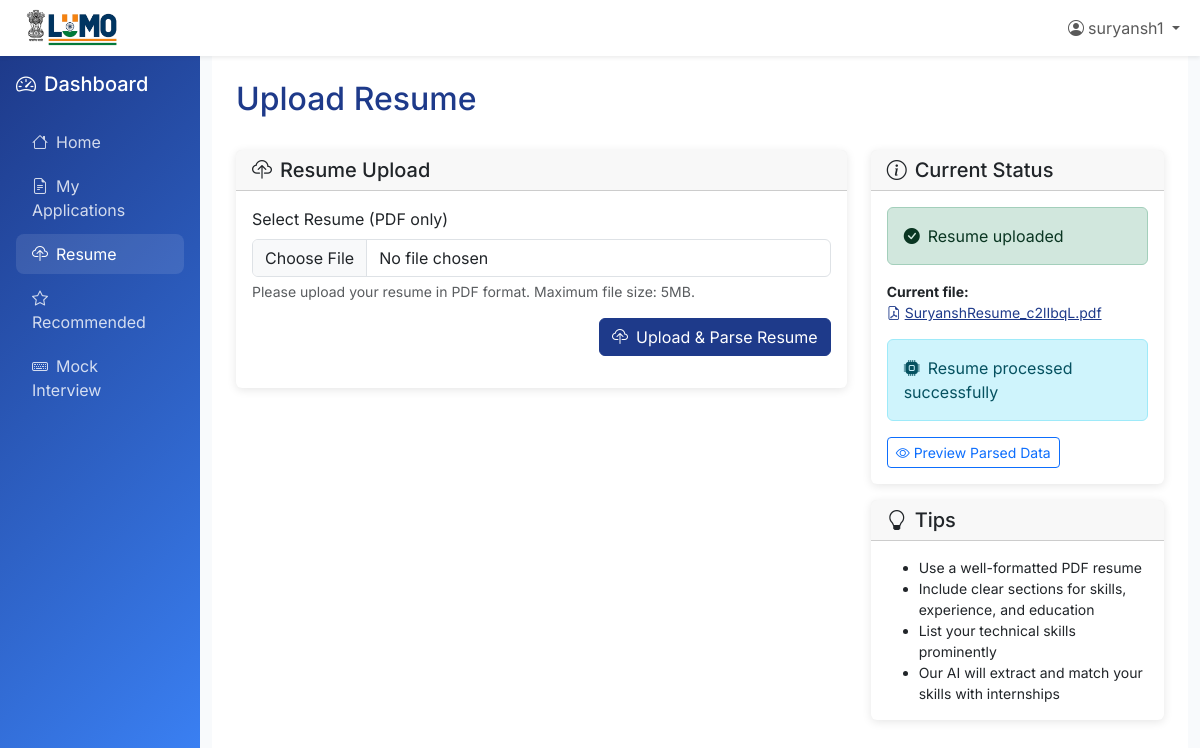
The app's page /dashboard/resume/upload/ (signed in), older data.
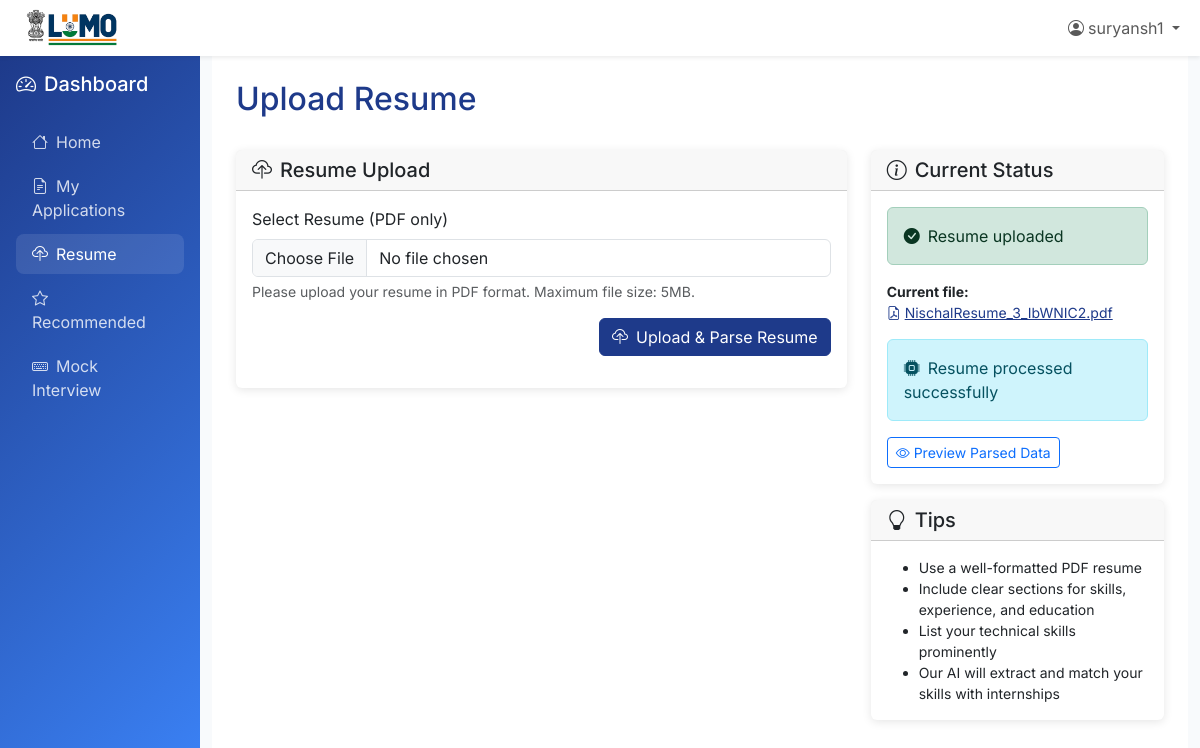
The same page, newer data.
### accounts/models.py (models this page shows, shortened)
class Student(models.Model):
    user = models.OneToOneField(User, on_delete=models.CASCADE, related_name='student_profile')
    resume = models.FileField(upload_to='resumes/', blank=True, null=True, help_text="The original resume file uploaded by the student.")
    resume_json_data = models.JSONField(null=True, blank=True, help_text="Extracted and structured data from the resume.")
    skills = models.ManyToManyField(Skill, blank=True)
    class Meta:
        verbose_name = "Student"
        verbose_name_plural = "Students"

### dashboard/views.py (the view)
# urls.py: path("resume/upload/", views.resume_upload, name="resume_upload"),
@login_required
def resume_upload(request):
    student_profile, created = Student.objects.get_or_create(user=request.user)
    return render(request, 'dashboard/resume_upload.html', {'student': student_profile})

### templates/dashboard/resume_upload.html (shortened to what this page needs)
{% extends 'dashboard/base.html' %}
{% block dashboard_content %}
<div class="d-flex justify-content-between align-items-center mb-4">
    <h1 class="h2 text-lumo">Upload Resume</h1>
</div>
<div class="row">
    <div class="col-md-8">
        <div class="card">
            <div class="card-header">
                <h5 class="mb-0"><i class="bi bi-cloud-upload me-2"></i>Resume Upload</h5>
            </div>
            <div class="card-body">
                <form id="resumeUploadForm" enctype="multipart/form-data">
                    <div class="mb-3">
                        <label for="resume" class="form-label">Select Resume (PDF only)</label>
                        <input type="file" class="form-control" id="resume" name="resume" accept=".pdf" required>
                        <div class="form-text">Please upload your resume in PDF format. Maximum file size: 5MB.</div>
                    </div>
                    <div class="d-grid gap-2 d-md-flex justify-content-md-end">
                        <button type="submit" class="btn btn-lumo" id="uploadBtn">
                            <i class="bi bi-cloud-upload me-2"></i>Upload & Parse Resume
                        </button>
                    </div>
                </form>
            </div>
        </div>
    </div>
    <div class="col-md-4">
        <div class="card">
            <div class="card-header">
                <h5 class="mb-0"><i class="bi bi-info-circle me-2"></i>Current Status</h5>
            </div>
            <div class="card-body">
                {% if student.resume %}
                    <div class="alert alert-success">
                        <i class="bi bi-check-circle-fill me-2"></i>Resume uploaded
                    </div>
                    <p class="small">
                        <strong>Current file:</strong><br>
                        <a href="{{ student.resume.url }}" target="_blank" class="text-lumo">
                            <i class="bi bi-file-earmark-pdf me-1"></i>{{ student.resume.name|cut:"resumes/" }}
                        </a>
                    </p>
                    {% if student.resume_json_data %}
                        <div class="alert alert-info mt-3">
                            <i class="bi bi-cpu-fill me-2"></i>Resume processed successfully
                        </div>
                        <a href="{% url 'resume_preview' %}" class="btn btn-outline-primary btn-sm">
                            <i class="bi bi-eye me-1"></i>Preview Parsed Data
                        </a>
                    {% endif %}
                {% else %}
                    <div class="alert alert-warning">
                        <i class="bi bi-exclamation-triangle me-2"></i>No resume uploaded
                    </div>
                    <p class="small text-muted">Upload your resume to get started with personalized recommendations.</p>
                {% endif %}
            </div>
        </div>
        <div class="card mt-3">
            <div class="card-header">
                <h5 class="mb-0"><i class="bi bi-lightbulb me-2"></i>Tips</h5>
            </div>
            <div class="card-body">
                <ul class="small mb-0">
                    <li>Use a well-formatted PDF resume</li>
                    <li>Include clear sections for skills, experience, and education</li>
                    <li>List your technical skills prominently</li>
                    <li>Our AI will extract and match your skills with internships</li>
                </ul>
            </div>
        </div>
    </div>
</div>
{% endblock %}

Row changes from the older to the newer data that the page shows:
changed Student: resume.name "SuryanshResume_c2lIbqL.pdf" → "NischalResume_3_IbWNIC2.pdf"
